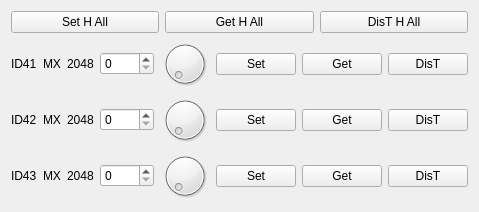
  <widget class="QWidget" name="verticalLayoutWidget_9">
   <property name="geometry">
    <rect>
     <x>500</x>
     <y>50</y>
     <width>471</width>
     <height>171</height>
    </rect>
   </property>
   <layout class="QVBoxLayout" name="verticalLayout_9">
    <item>
     <layout class="QHBoxLayout" name="horizontalLayout_33">
      <item>
       <widget class="QPushButton" name="setHAll_pushButton">
        <property name="text">
         <string>Set H All</string>
        </property>
       </widget>
      </item>
      <item>
       <widget class="QPushButton" name="getHAll_pushButton">
        <property name="text">
         <string>Get H All</string>
        </property>
       </widget>
      </item>
      <item>
       <widget class="QPushButton" name="disTHAll_pushButton">
        <property name="text">
         <string>DisT H All</string>
        </property>
       </widget>
      </item>
     </layout>
    </item>
    <item>
     <layout class="QHBoxLayout" name="horizontalLayout_34">
      <item>
       <widget class="QLabel" name="ID41_label">
        <property name="text">
         <string>ID41</string>
        </property>
       </widget>
      </item>
      <item>
       <widget class="QLabel" name="motorType41_label">
        <property name="text">
         <string>MX</string>
        </property>
       </widget>
      </item>
      <item>
       <widget class="QLabel" name="motor41center_label">
        <property name="text">
         <string>2048</string>
        </property>
       </widget>
      </item>
      <item>
       <widget class="QSpinBox" name="motor41Value_spinBox">
        <property name="maximum">
         <number>4095</number>
        </property>
       </widget>
      </item>
      <item>
       <widget class="QDial" name="motor41value_dial">
        <property name="maximum">
         <number>4095</number>
        </property>
       </widget>
      </item>
      <item>
       <widget class="QPushButton" name="motor41Set_pushButton">
        <property name="text">
         <string>Set</string>
        </property>
       </widget>
      </item>
      <item>
       <widget class="QPushButton" name="motor41Get_pushButton">
        <property name="text">
         <string>Get</string>
        </property>
       </widget>
      </item>
      <item>
       <widget class="QPushButton" name="motor41DisT_pushButton">
        <property name="text">
         <string>DisT</string>
        </property>
       </widget>
      </item>
     </layout>
    </item>
    <item>
     <layout class="QHBoxLayout" name="horizontalLayout_35">
      <item>
       <widget class="QLabel" name="ID42_label">
        <property name="text">
         <string>ID42</string>
        </property>
       </widget>
      </item>
      <item>
       <widget class="QLabel" name="motorType42_label">
        <property name="text">
         <string>MX</string>
        </property>
       </widget>
      </item>
      <item>
       <widget class="QLabel" name="motor42center_label">
        <property name="text">
         <string>2048</string>
        </property>
       </widget>
      </item>
      <item>
       <widget class="QSpinBox" name="motor42Value_spinBox">
        <property name="maximum">
         <number>4095</number>
        </property>
       </widget>
      </item>
      <item>
       <widget class="QDial" name="motor42value_dial">
        <property name="maximum">
         <number>4095</number>
        </property>
       </widget>
      </item>
      <item>
       <widget class="QPushButton" name="motor42Set_pushButton">
        <property name="text">
         <string>Set</string>
        </property>
       </widget>
      </item>
      <item>
       <widget class="QPushButton" name="motor42Get_pushButton">
        <property name="text">
         <string>Get</string>
        </property>
       </widget>
      </item>
      <item>
       <widget class="QPushButton" name="motor42DisT_pushButton">
        <property name="text">
         <string>DisT</string>
        </property>
       </widget>
      </item>
     </layout>
    </item>
    <item>
     <layout class="QHBoxLayout" name="horizontalLayout_36">
      <item>
       <widget class="QLabel" name="ID43_label">
        <property name="text">
         <string>ID43</string>
        </property>
       </widget>
      </item>
      <item>
       <widget class="QLabel" name="motorType43_label">
        <property name="text">
         <string>MX</string>
        </property>
       </widget>
      </item>
      <item>
       <widget class="QLabel" name="motor43center_label">
        <property name="text">
         <string>2048</string>
        </property>
       </widget>
      </item>
      <item>
       <widget class="QSpinBox" name="motor43Value_spinBox">
        <property name="maximum">
         <number>4095</number>
        </property>
       </widget>
      </item>
      <item>
       <widget class="QDial" name="motor43value_dial">
        <property name="maximum">
         <number>4095</number>
        </property>
       </widget>
      </item>
      <item>
       <widget class="QPushButton" name="motor43Set_pushButton">
        <property name="text">
         <string>Set</string>
        </property>
       </widget>
      </item>
      <item>
       <widget class="QPushButton" name="motor43Get_pushButton">
        <property name="text">
         <string>Get</string>
        </property>
       </widget>
      </item>
      <item>
       <widget class="QPushButton" name="motor43DisT_pushButton">
        <property name="text">
         <string>DisT</string>
        </property>
       </widget>
      </item>
     </layout>
    </item>
   </layout>
  </widget>
